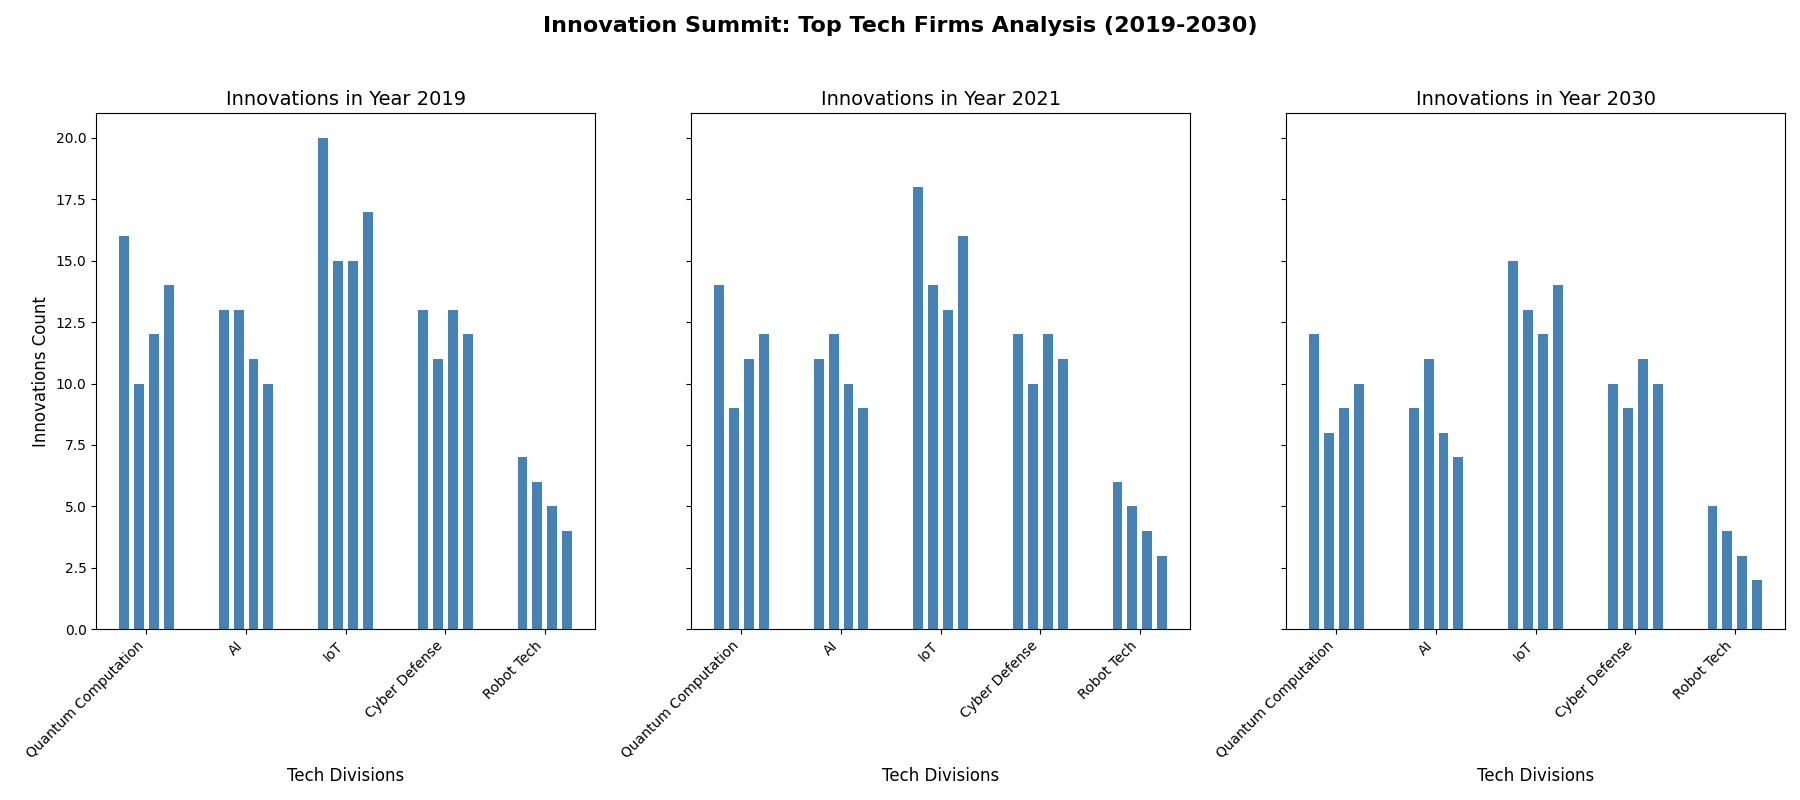

The script that drew this image:
import matplotlib.pyplot as plt
import numpy as np

companies = ['AlphaCorp', 'BetaTech', 'Gamma Innovations', 'Delta Systems']
years = ['2030', '2021', '2019']
categories = ['Quantum Computation', 'AI', 'IoT', 'Cyber Defense', 'Robot Tech']

innovations = np.array([
    [12, 9, 15, 10, 5],
    [8, 11, 13, 9, 4],
    [9, 8, 12, 11, 3],
    [10, 7, 14, 10, 2],
    [14, 11, 18, 12, 6],
    [9, 12, 14, 10, 5],
    [11, 10, 13, 12, 4],
    [12, 9, 16, 11, 3],
    [16, 13, 20, 13, 7],
    [10, 13, 15, 11, 6],
    [12, 11, 15, 13, 5],
    [14, 10, 17, 12, 4]
])

fig, axes = plt.subplots(1, 3, figsize=(18, 8), sharey=True)

single_color = '#4682B4'

for original_index, new_index in zip([0, 1, 2], [2, 1, 0]):
    year_data = innovations[new_index * len(companies):(new_index + 1) * len(companies)]
    x = np.arange(len(categories))

    for j in range(len(companies)):
        axes[original_index].bar(x + j * 0.15, year_data[j], width=0.1, color=single_color, align='center')

    axes[original_index].set_title(f"Innovations in Year {years[new_index]}", fontsize=14)
    axes[original_index].set_xlabel("Tech Divisions", fontsize=12)
    axes[original_index].set_xticks(x + 0.225)
    axes[original_index].set_xticklabels(categories, rotation=45, ha='right')

axes[0].set_ylabel("Innovations Count", fontsize=12)

fig.suptitle("Innovation Summit: Top Tech Firms Analysis (2019-2030)", fontsize=16, fontweight='bold')
plt.tight_layout(rect=[0, 0, 1, 0.95])

plt.show()
